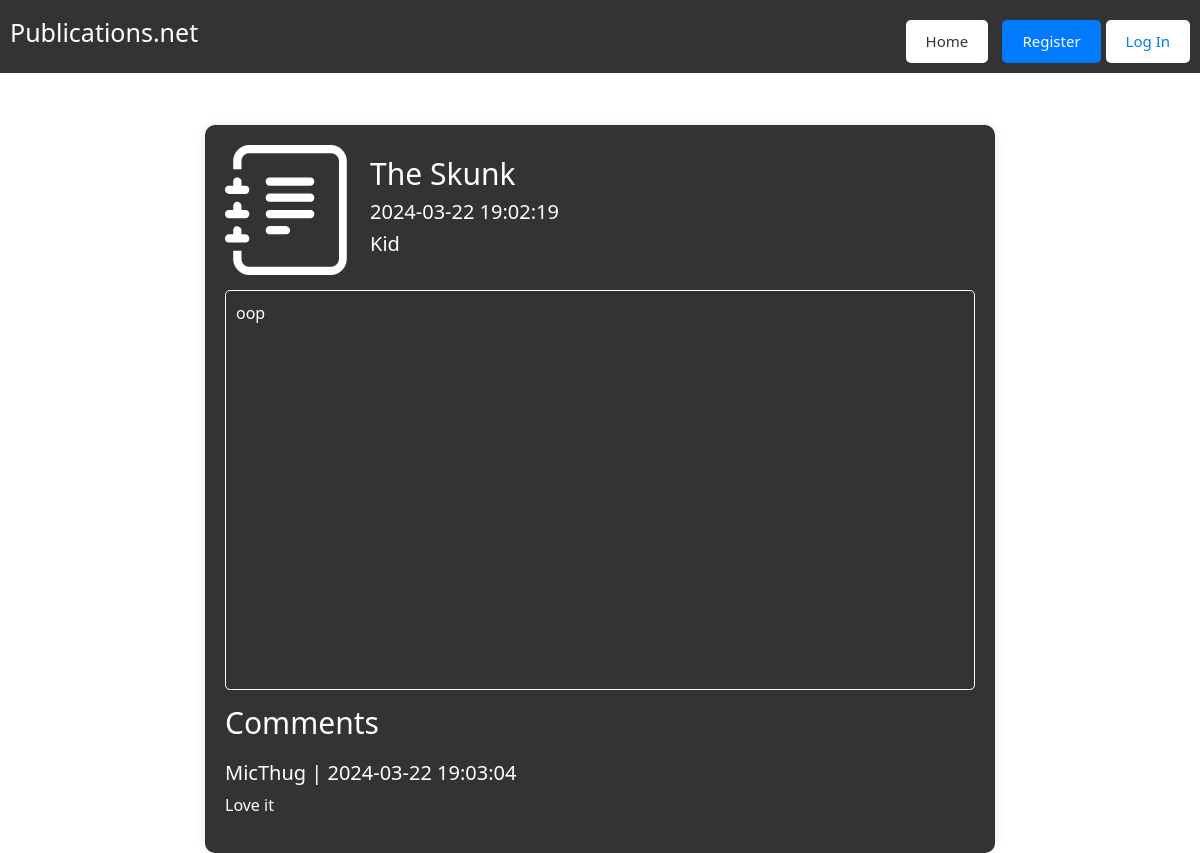
Page /Publication/index/8 on the committed database.
### tables this page shows
CREATE TABLE `publication` (
  `publication_id` int(11) NOT NULL,
  `profile_id` int(11) NOT NULL,
  `publication_title` varchar(50) NOT NULL,
  `publication_text` varchar(250) NOT NULL,
  `timestamp` varchar(20) NOT NULL,
  `publication_status` tinyint(1) NOT NULL DEFAULT 1
);

CREATE TABLE `user` (
  `user_id` int(11) NOT NULL,
  `username` varchar(25) NOT NULL,
  `password_hash` varchar(60) NOT NULL
);

CREATE TABLE `publication_comment` (
  `publication_comment_id` int(11) NOT NULL,
  `profile_id` int(11) NOT NULL,
  `publication_id` int(11) NOT NULL,
  `timestamp` varchar(20) NOT NULL,
  `text` varchar(150) NOT NULL
);

### app/controllers/Publication.php (called while the page is built, shortened)
<?php
class Publication extends \app\core\Controller {
    function index($id1) {
        $publication = new \app\models\Publication();
        $publicationDetails = $publication->get($id1);
        $commentHeaders = $publication->getComments($id1);
        $data = [
            'publication' => $publicationDetails,
            'commentHeaders' => $commentHeaders
        ];
        $this->view("Publication/index", $data);
    }
}

### app/core/App.php (called while the page is built, shortened)
<?php
class App{
    private $routes = [];
    public function addRoute($url,$handler){
        $url = preg_replace('/{([^\/]+)}/', '(?<$1>[^\/]+)', $url);
        $this->routes[$url] = $handler;
    }
    public function resolve($url){
        $matches = [];
        foreach ($this->routes as $routePattern => $controllerMethod) {
            if(preg_match("#^$routePattern$#", $url, $matches)){
                $namedParams = array_filter($matches,
                    function($key) {
                        return !is_numeric($key);
                    }
                    , ARRAY_FILTER_USE_KEY);
                return [$controllerMethod, $namedParams];
            }
        }
        return false;
    }
    function __construct(){
        $url = $_GET['url'];
        [$controllerMethod, $namedParams] = $this->resolve($url);
        [$controller,$method] = explode(',', $controllerMethod);
        $controllerInstance = new $controller();
        call_user_func_array([$controllerInstance, $method], $namedParams);
    }
}

### index.php (called while the page is built, shortened)
<?php
new App();

### app/core/autoload.php (called while the page is built, shortened)
<?php
spl_autoload_register(
    function($class_name){
        $class_name = str_replace('\\', DIRECTORY_SEPARATOR, $class_name);
        if(file_exists($class_name.'.php')){
            return true;
        }
        else
        {
            return false;
        }
    }
);

### app/core/Model.php (called while the page is built, shortened)
<?php
class Model{
	public function __construct(){
		$host = 'localhost';
		$dbname = 'assignment2';
		$user = 'root';
		$pass = '';
	}
}

### app/core/Controller.php (called while the page is built, shortened)
<?php
class Controller{
	function view($name, $data=null){
		include('app/views/' . $name . '.php');
	}
}

### app/views/Publication/index.php (the view, shortened to what this page needs)
<html>
<head>
    <link href="https://cdn.jsdelivr.net/npm/bootstrap@5.3.2/dist/css/bootstrap.min.css" rel="stylesheet">
    <link href="https://cdn.jsdelivr.net/npm/bootstrap-icons@1.8.0/font/bootstrap-icons.css" rel="stylesheet">
</head>
<body>
    <div id='wrapper'>
        <?php include 'app/views/Publication/topBar.php'; ?>
        <div id='publication'>
            <div id='leading' style="margin-bottom: 15px;">
                <i class="bi bi-journal-text" style="font-size: 130px;"></i>
                <div id='leadingText' style='margin-left: 15px'>
                    <h1 style='font-size: 30px;'><?= $data['publication']->publication_title ?></h1>
                    <h5 style='font-size: 20px; font-weight: 200;'><?= $data['publication']->timestamp ?></h5>
                    <h5 style='font-size: 20px; font-weight: 200;'><?= $data['publication']->username ?></h5>
                </div>
            </div>
            <div id='content' style='margin-bottom: 15'>
                <p style="margin:5px; padding: 5px;"><?= $data['publication']->publication_text ?></p>
            </div>
            <form method='post' action=''>
                <div id='comments'>
                    <h5 style='font-size: 30px; font-weight:300;'>Comments</h5>
                    <ul>
                        <?php foreach ($data['commentHeaders'] as $commentHeader) : ?>
                            <h5 id='comment'><?= $commentHeader ?></h5>
                        <?php endforeach; ?>
                    </ul>
                </div>
            </form>
        </div>
    </div>
</body>
</html>

### app/models/Publication.php (shortened to what this page needs)
<?php
class Publication extends \app\core\Model {
    public function get($id) {
        $SQL = 'SELECT p.publication_id, p.profile_id, p.publication_title, p.timestamp, u.username, p.publication_text
        FROM publication p
        JOIN profile pr ON p.profile_id = pr.profile_id
        JOIN user u ON pr.user_id = u.user_id
        WHERE publication_id = :publication_id';
        $STMT = self::$_conn->prepare($SQL);
        $STMT->execute(
            [
                'publication_id'=>$id,
            ]
        );
        $STMT->setFetchMode(PDO::FETCH_CLASS,'app\models\Publication');
        return $STMT->fetch();
    }
    public function getComments($publicationId) {
        $commentHeaders = [];
        $SQL = 'SELECT p.publication_comment_id, p.profile_id, p.timestamp, p.text, u.username
        FROM publication_comment p
        JOIN profile pr ON p.profile_id = pr.profile_id
        JOIN user u ON pr.user_id = u.user_id
        WHERE publication_id = :publication_id';
        $STMT = self::$_conn->prepare($SQL);
        $STMT->execute([
            'publication_id' => $publicationId
        ]);
        while ($row = $STMT->fetch(PDO::FETCH_ASSOC)) {
            $id = $row['publication_comment_id'];
            $username = $row['username'];
            $timestamp = $row['timestamp'];
            $text = $row['text'];
            $profile = $row['profile_id'];
            if(isset($_SESSION['user_id'])) {
                $profileid = new \app\models\Profile();
                $profileid = $profileid->getUser($_SESSION['user_id']);
                if ($profileid) {
                    if ($profileid->profile_id === $profile) {
                        $commentHeader = "<h5 id='yourComment' style='font-size: 20px; font-weight: 400;'>$username | $timestamp<a id='editButton' href='/Publication/updateComment/$id'>Edit</a></h5>$text ";
                    } else {
                        $commentHeader = "<h5 style='font-size: 20px; font-weight: 400;'>$username | $timestamp</h5>$text";
                    }
                } else {
                    $commentHeader = "<h5 style='font-size: 20px; font-weight: 400;'>$username | $timestamp</h5>$text";
                }
            } else {
                $commentHeader = "<h5 style='font-size: 20px; font-weight: 400;'>$username | $timestamp</h5>$text";
            }
            $commentHeaders[] = $commentHeader;
        }
        return $commentHeaders;
    }
}

### app/views/Publication/index.php (style rules this page uses)
#wrapper { padding-top: 20px; display: flex; flex-direction: column; align-items: center; justify-content: center; }
#leading { display: flex; align-items: center; }
h1 { font-weight: 200; font-size: 25; }
#content { border: solid; border-width: 1; border-radius: 5px; width: 750px; height: 400px; }
#publication { color: #fff; background-color: #333; border-radius: 10px; box-shadow: 0px 0px 10px rgba(0, 0, 0, 0.1); padding: 20px; width: auto; margin-top: 85px; }
#comment { list-style-type: none; margin-top: 20px; padding: 0px; }
ul { list-style-position: inside; padding-left: 0; }

### app/views/Publication/topBar.php (style rules this page uses)
#wrapper { padding-top: 20px; display: flex; flex-direction: column; align-items: center; justify-content: center; }
#leading { display: flex; align-items: center; }
h1 { font-weight: 200; font-size: 25; }
ul { list-style-position: inside; padding-left: 0; }

### rows in the picture
publication: publication_title "The Skunk", timestamp "2024-03-22 19:02:19", user.username "Kid", publication_text "oop"
publication_comment: user.username "MicThug", timestamp "2024-03-22 19:03:04", text "Love it"
